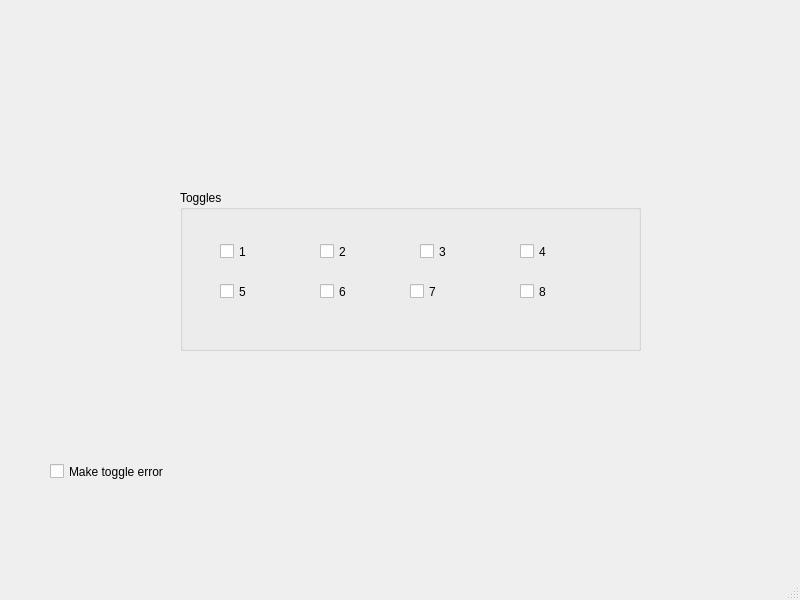
<?xml version="1.0" encoding="UTF-8"?>
<ui version="4.0">
 <class>Server</class>
 <widget class="QMainWindow" name="Server">
  <property name="geometry">
   <rect>
    <x>0</x>
    <y>0</y>
    <width>800</width>
    <height>600</height>
   </rect>
  </property>
  <property name="windowTitle">
   <string>Server</string>
  </property>
  <widget class="QWidget" name="centralwidget">
   <widget class="QGroupBox" name="groupBox">
    <property name="geometry">
     <rect>
      <x>180</x>
      <y>190</y>
      <width>461</width>
      <height>161</height>
     </rect>
    </property>
    <property name="title">
     <string>Toggles</string>
    </property>
    <widget class="QCheckBox" name="checkBox">
     <property name="geometry">
      <rect>
       <x>40</x>
       <y>50</y>
       <width>92</width>
       <height>23</height>
      </rect>
     </property>
     <property name="text">
      <string>1</string>
     </property>
    </widget>
    <widget class="QCheckBox" name="checkBox_2">
     <property name="geometry">
      <rect>
       <x>140</x>
       <y>50</y>
       <width>92</width>
       <height>23</height>
      </rect>
     </property>
     <property name="text">
      <string>2</string>
     </property>
    </widget>
    <widget class="QCheckBox" name="checkBox_3">
     <property name="geometry">
      <rect>
       <x>240</x>
       <y>50</y>
       <width>92</width>
       <height>23</height>
      </rect>
     </property>
     <property name="text">
      <string>3</string>
     </property>
    </widget>
    <widget class="QCheckBox" name="checkBox_4">
     <property name="geometry">
      <rect>
       <x>340</x>
       <y>50</y>
       <width>92</width>
       <height>23</height>
      </rect>
     </property>
     <property name="text">
      <string>4</string>
     </property>
    </widget>
    <widget class="QCheckBox" name="checkBox_9">
     <property name="geometry">
      <rect>
       <x>40</x>
       <y>90</y>
       <width>92</width>
       <height>23</height>
      </rect>
     </property>
     <property name="text">
      <string>5</string>
     </property>
    </widget>
    <widget class="QCheckBox" name="checkBox_10">
     <property name="geometry">
      <rect>
       <x>140</x>
       <y>90</y>
       <width>92</width>
       <height>23</height>
      </rect>
     </property>
     <property name="text">
      <string>6</string>
     </property>
    </widget>
    <widget class="QCheckBox" name="checkBox_11">
     <property name="geometry">
      <rect>
       <x>230</x>
       <y>90</y>
       <width>92</width>
       <height>23</height>
      </rect>
     </property>
     <property name="text">
      <string>7</string>
     </property>
    </widget>
    <widget class="QCheckBox" name="checkBox_12">
     <property name="geometry">
      <rect>
       <x>340</x>
       <y>90</y>
       <width>92</width>
       <height>23</height>
      </rect>
     </property>
     <property name="text">
      <string>8</string>
     </property>
    </widget>
   </widget>
   <widget class="QCheckBox" name="toggleErrorCheckBox">
    <property name="geometry">
     <rect>
      <x>50</x>
      <y>460</y>
      <width>151</width>
      <height>23</height>
     </rect>
    </property>
    <property name="text">
     <string>Make toggle error</string>
    </property>
   </widget>
  </widget>
  <widget class="QMenuBar" name="menubar">
   <property name="geometry">
    <rect>
     <x>0</x>
     <y>0</y>
     <width>800</width>
     <height>22</height>
    </rect>
   </property>
  </widget>
  <widget class="QStatusBar" name="statusbar"/>
 </widget>
 <resources/>
 <connections/>
</ui>
